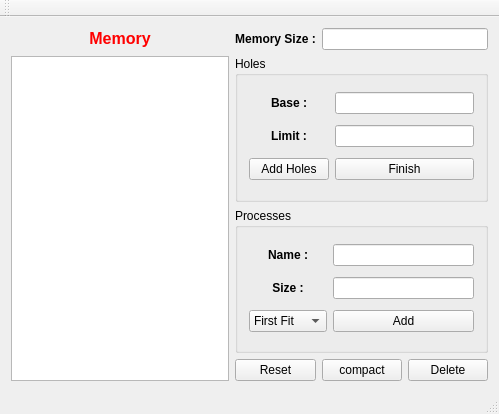
<?xml version="1.0" encoding="UTF-8"?>
<ui version="4.0">
 <class>Memoryallocation</class>
 <widget class="QMainWindow" name="Memoryallocation">
  <property name="geometry">
   <rect>
    <x>0</x>
    <y>0</y>
    <width>499</width>
    <height>414</height>
   </rect>
  </property>
  <property name="windowTitle">
   <string>Memoryallocation</string>
  </property>
  <widget class="QWidget" name="centralWidget">
   <layout class="QGridLayout" name="gridLayout_3">
    <item row="0" column="0">
     <widget class="QLabel" name="label">
      <property name="text">
       <string>&lt;html&gt;&lt;head/&gt;&lt;body&gt;&lt;p align=&quot;center&quot;&gt;&lt;span style=&quot; font-size:12pt; font-weight:600; color:#ff0000;&quot;&gt;Memory&lt;/span&gt;&lt;/p&gt;&lt;/body&gt;&lt;/html&gt;</string>
      </property>
     </widget>
    </item>
    <item row="0" column="1">
     <widget class="QLabel" name="label_2">
      <property name="text">
       <string>&lt;html&gt;&lt;head/&gt;&lt;body&gt;&lt;p align=&quot;center&quot;&gt;&lt;span style=&quot; font-weight:600;&quot;&gt;Memory Size :&lt;/span&gt;&lt;/p&gt;&lt;/body&gt;&lt;/html&gt;</string>
      </property>
     </widget>
    </item>
    <item row="0" column="2" colspan="2">
     <widget class="QLineEdit" name="mem_size"/>
    </item>
    <item row="1" column="0" rowspan="3">
     <widget class="QTableWidget" name="memtable"/>
    </item>
    <item row="1" column="1" colspan="3">
     <widget class="QGroupBox" name="groupBox">
      <property name="title">
       <string>Holes</string>
      </property>
      <layout class="QGridLayout" name="gridLayout_2">
       <item row="0" column="0">
        <widget class="QLabel" name="label_3">
         <property name="text">
          <string>&lt;html&gt;&lt;head/&gt;&lt;body&gt;&lt;p align=&quot;center&quot;&gt;&lt;span style=&quot; font-weight:600;&quot;&gt;Base :&lt;/span&gt;&lt;/p&gt;&lt;/body&gt;&lt;/html&gt;</string>
         </property>
        </widget>
       </item>
       <item row="0" column="1">
        <widget class="QLineEdit" name="base"/>
       </item>
       <item row="1" column="0">
        <widget class="QLabel" name="label_4">
         <property name="text">
          <string>&lt;html&gt;&lt;head/&gt;&lt;body&gt;&lt;p align=&quot;center&quot;&gt;&lt;span style=&quot; font-weight:600;&quot;&gt;Limit :&lt;/span&gt;&lt;/p&gt;&lt;/body&gt;&lt;/html&gt;</string>
         </property>
        </widget>
       </item>
       <item row="1" column="1">
        <widget class="QLineEdit" name="limit"/>
       </item>
       <item row="2" column="0">
        <widget class="QPushButton" name="add_holes">
         <property name="text">
          <string>Add Holes</string>
         </property>
        </widget>
       </item>
       <item row="2" column="1">
        <widget class="QPushButton" name="finish">
         <property name="text">
          <string>Finish</string>
         </property>
        </widget>
       </item>
      </layout>
     </widget>
    </item>
    <item row="2" column="1" colspan="3">
     <widget class="QGroupBox" name="groupBox_2">
      <property name="title">
       <string>Processes</string>
      </property>
      <layout class="QGridLayout" name="gridLayout">
       <item row="0" column="0">
        <widget class="QLabel" name="label_5">
         <property name="text">
          <string>&lt;html&gt;&lt;head/&gt;&lt;body&gt;&lt;p align=&quot;center&quot;&gt;&lt;span style=&quot; font-weight:600;&quot;&gt;Name :&lt;/span&gt;&lt;/p&gt;&lt;/body&gt;&lt;/html&gt;</string>
         </property>
        </widget>
       </item>
       <item row="0" column="1">
        <widget class="QLineEdit" name="name"/>
       </item>
       <item row="1" column="0">
        <widget class="QLabel" name="label_6">
         <property name="text">
          <string>&lt;html&gt;&lt;head/&gt;&lt;body&gt;&lt;p align=&quot;center&quot;&gt;&lt;span style=&quot; font-weight:600;&quot;&gt;Size :&lt;/span&gt;&lt;/p&gt;&lt;/body&gt;&lt;/html&gt;</string>
         </property>
        </widget>
       </item>
       <item row="1" column="1">
        <widget class="QLineEdit" name="size"/>
       </item>
       <item row="2" column="0">
        <widget class="QComboBox" name="method">
         <item>
          <property name="text">
           <string>First Fit</string>
          </property>
         </item>
         <item>
          <property name="text">
           <string>Best Fit</string>
          </property>
         </item>
         <item>
          <property name="text">
           <string>Worst Fit</string>
          </property>
         </item>
        </widget>
       </item>
       <item row="2" column="1">
        <widget class="QPushButton" name="add_process">
         <property name="text">
          <string>Add</string>
         </property>
        </widget>
       </item>
      </layout>
     </widget>
    </item>
    <item row="3" column="1">
     <widget class="QPushButton" name="reset">
      <property name="text">
       <string>Reset</string>
      </property>
     </widget>
    </item>
    <item row="3" column="2">
     <widget class="QPushButton" name="compact">
      <property name="text">
       <string>compact</string>
      </property>
     </widget>
    </item>
    <item row="3" column="3">
     <widget class="QPushButton" name="delet_process">
      <property name="text">
       <string>Delete</string>
      </property>
     </widget>
    </item>
   </layout>
  </widget>
  <widget class="QMenuBar" name="menuBar">
   <property name="geometry">
    <rect>
     <x>0</x>
     <y>0</y>
     <width>499</width>
     <height>21</height>
    </rect>
   </property>
  </widget>
  <widget class="QToolBar" name="mainToolBar">
   <attribute name="toolBarArea">
    <enum>TopToolBarArea</enum>
   </attribute>
   <attribute name="toolBarBreak">
    <bool>false</bool>
   </attribute>
  </widget>
  <widget class="QStatusBar" name="statusBar"/>
 </widget>
 <layoutdefault spacing="6" margin="11"/>
 <resources/>
 <connections/>
</ui>
